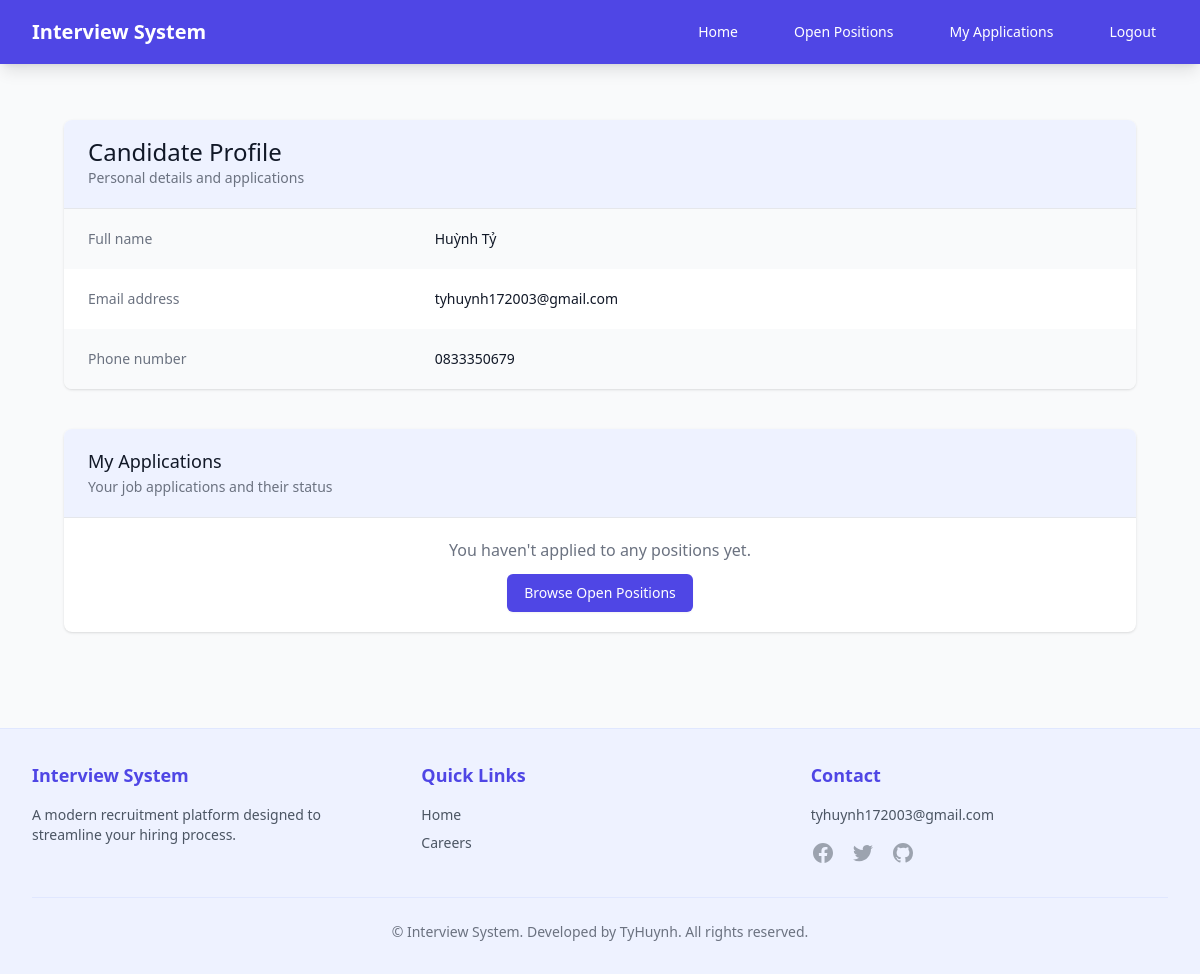
The page /profile/ (signed in) on the database as committed earlier.
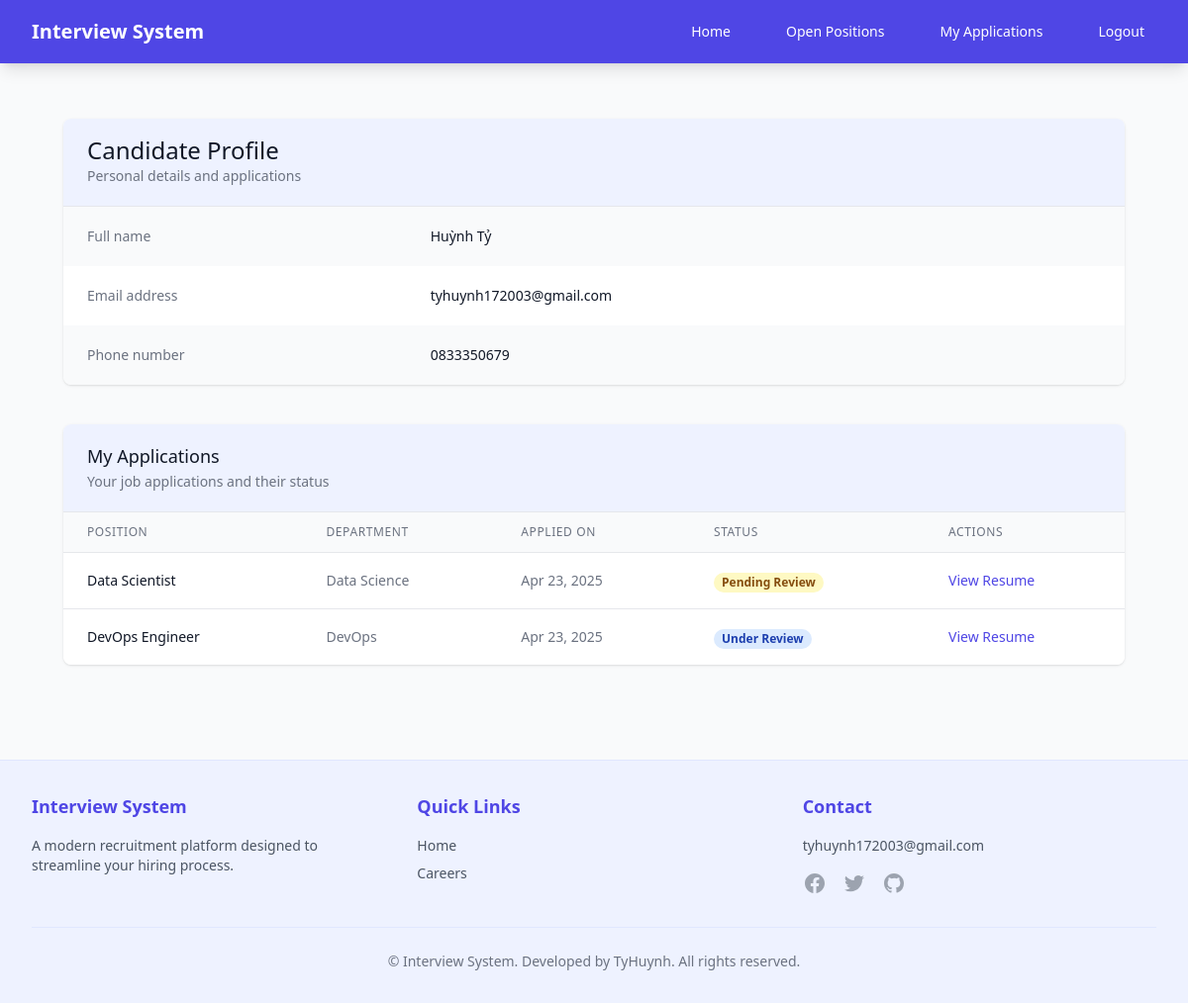
The same page on the database as committed later.
### recruitment/models.py (models this page shows, shortened)
class Application(models.Model):
    STATUS_CHOICES = [
        ('pending', 'Pending Review'),
        ('reviewing', 'Under Review'),
        ('interview', 'Interview Scheduled'),
        ('accepted', 'Accepted'),
        ('rejected', 'Rejected'),
    ]
    candidate = models.ForeignKey(Candidate, on_delete=models.CASCADE, related_name='applications')
    position = models.ForeignKey(Position, on_delete=models.CASCADE, related_name='applications')
    cover_letter = models.TextField(blank=True)
    resume = models.FileField(upload_to='resumes/', blank=True, null=True)
    created_at = models.DateTimeField(auto_now_add=True)
    updated_at = models.DateTimeField(auto_now=True)
    status = models.CharField(max_length=20, choices=STATUS_CHOICES, default='pending')

class Position(models.Model):
    title = models.CharField(max_length=100)
    description = models.TextField()
    requirements = models.TextField()
    salary_range = models.CharField(max_length=100, blank=True, null=True)  # Thêm trường lương
    department = models.CharField(max_length=100, blank=True, null=True)  # Thêm phòng ban
    is_active = models.BooleanField(default=True)
    EMPLOYMENT_TYPES = [
        ('full_time', 'Full-time'),
        ('part_time', 'Part-time'),
        ('contract', 'Contract'),
        ('temporary', 'Temporary'),
        ('internship', 'Internship'),
        ('remote', 'Remote'),
    ]
    employment_type = models.CharField(
        max_length=20,
        choices=EMPLOYMENT_TYPES,
        default='full_time',
        verbose_name='Employment Type'
    )

### recruitment/views.py (the view)
# urls.py: path('profile/', views.candidate_profile, name='candidate_profile'),
@login_required
def candidate_profile(request):
    try:
        candidate = Candidate.objects.get(user=request.user)
        applications = Application.objects.filter(candidate=candidate)
        interviews = Interview.objects.filter(candidate=candidate)
        return render(request, 'recruitment/candidate_profile.html', {
            'candidate': candidate,
            'applications': applications,
            'interviews': interviews
        })
    except Candidate.DoesNotExist:
        messages.error(request, "Candidate profile not found.")
        return redirect('recruitment:home')

### templates/recruitment/candidate_profile.html (shortened to what the changed rows need)
{% extends 'base.html' %}
{% block content %}
<div class="max-w-7xl mx-auto px-4 sm:px-6 lg:px-8 py-8">
    <div class="mt-10">
        <div class="bg-white shadow overflow-hidden sm:rounded-lg">
            <div class="border-t border-gray-200">
                {% if applications %}
                    <div class="overflow-x-auto">
                        <table class="min-w-full divide-y divide-gray-200">
                            <thead class="bg-gray-50">
                                <tr>
                                    <th scope="col" class="px-6 py-3 text-left text-xs font-medium text-gray-500 uppercase tracking-wider">Position</th>
                                    <th scope="col" class="px-6 py-3 text-left text-xs font-medium text-gray-500 uppercase tracking-wider">Department</th>
                                    <th scope="col" class="px-6 py-3 text-left text-xs font-medium text-gray-500 uppercase tracking-wider">Applied On</th>
                                    <th scope="col" class="px-6 py-3 text-left text-xs font-medium text-gray-500 uppercase tracking-wider">Status</th>
                                    <th scope="col" class="px-6 py-3 text-left text-xs font-medium text-gray-500 uppercase tracking-wider">Actions</th>
                                </tr>
                            </thead>
                            <tbody class="bg-white divide-y divide-gray-200">
                                {% for application in applications %}
                                <tr>
                                    <td class="px-6 py-4 whitespace-nowrap text-sm font-medium text-gray-900">
                                        {{ application.position.title }}
                                    </td>
                                    <td class="px-6 py-4 whitespace-nowrap text-sm text-gray-500">
                                        {{ application.position.department }}
                                    </td>
                                    <td class="px-6 py-4 whitespace-nowrap text-sm text-gray-500">
                                        {{ application.created_at|date:"M d, Y" }}
                                    </td>
                                    <td class="px-6 py-4 whitespace-nowrap">
                                        <span class="px-2 inline-flex text-xs leading-5 font-semibold rounded-full
                                            {% if application.status == 'pending' %}bg-yellow-100 text-yellow-800
                                            {% elif application.status == 'reviewing' %}bg-blue-100 text-blue-800
                                            {% elif application.status == 'interview' %}bg-purple-100 text-purple-800
                                            {% elif application.status == 'rejected' %}bg-red-100 text-red-800
                                            {% elif application.status == 'accepted' %}bg-green-100 text-green-800
                                            {% endif %}">
                                            {{ application.get_status_display }}
                                        </span>
                                    </td>
                                    <td class="px-6 py-4 whitespace-nowrap text-sm text-gray-500">
                                        <a href="{{ application.resume.url }}" class="text-indigo-600 hover:text-indigo-900" target="_blank">
                                            View Resume
                                        </a>
                                    </td>
                                </tr>
                                {% endfor %}
                            </tbody>
                        </table>
                    </div>
                {% else %}
                    <div class="px-4 py-5 sm:px-6 text-center">
                        <p class="text-gray-500">You haven't applied to any positions yet.</p>
                        <a href="{% url 'recruitment:public_position_list' %}" class="mt-3 inline-flex items-center px-4 py-2 border border-transparent text-sm font-medium rounded-md shadow-sm text-white bg-indigo-600 hover:bg-indigo-700 focus:outline-none focus:ring-2 focus:ring-offset-2 focus:ring-indigo-500">
                            Browse Open Positions
                        </a>
                    </div>
                {% endif %}
            </div>
        </div>
    </div>
</div>
{% endblock %}

Rows that differ between the two databases and show on the page:
added Application: position "Data Scientist", position.department "Data Science", created_at "Apr 23, 2025", status "Pending Review"
added Application: position "DevOps Engineer", position.department "DevOps", created_at "Apr 23, 2025", status "Under Review"
Other text that changed with them:
text no longer shown: "You haven't applied to any positions yet. Browse Open Positions"
text now shown: "POSITION DEPARTMENT APPLIED ON STATUS ACTIONS"
